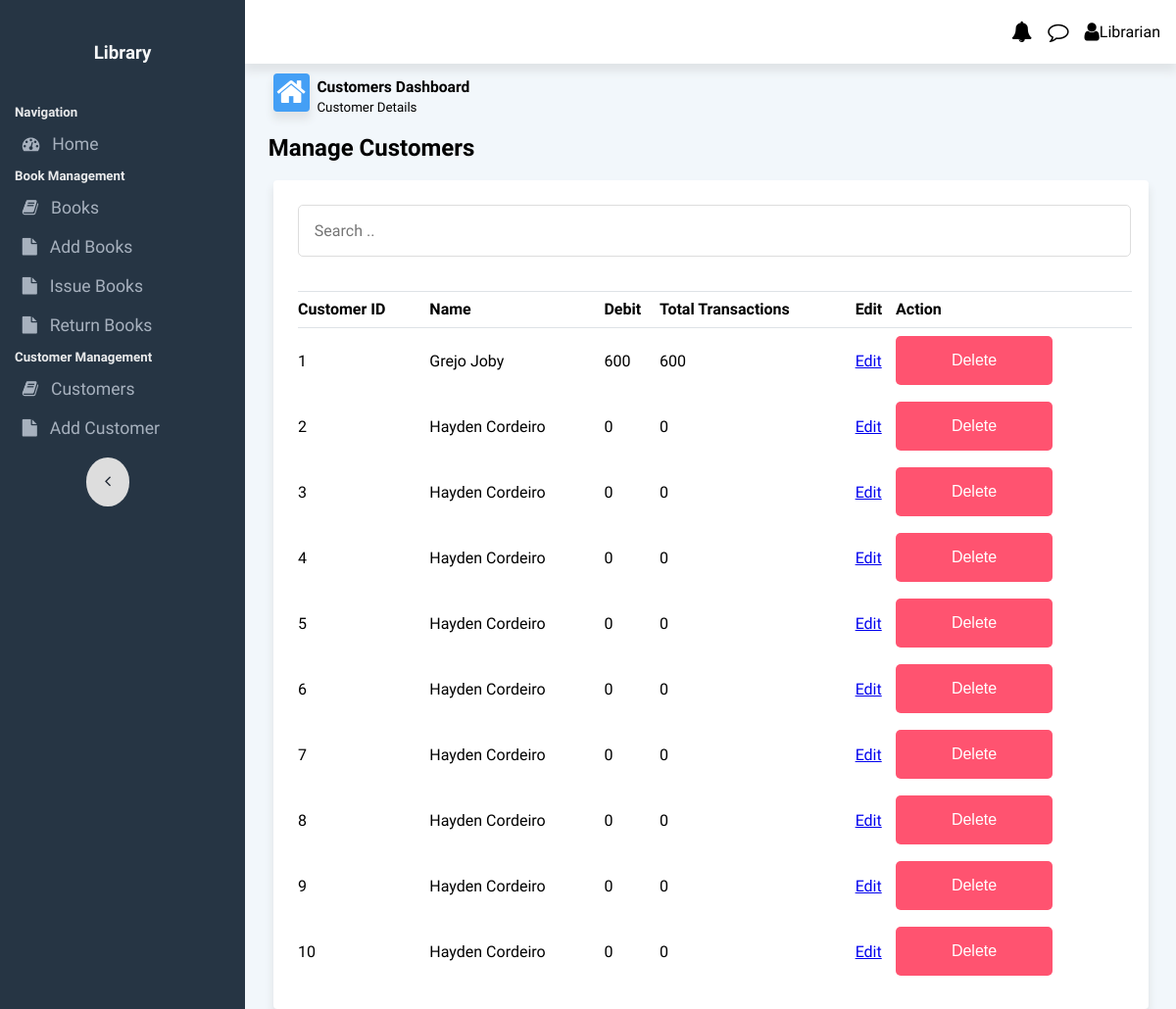
Page /customers on the committed database.
### app.py (models this page shows, shortened)
class Customer(db.Model):
    __tablename__ = 'customer'
    cust_id=db.Column(db.Integer, primary_key=True,autoincrement=True)
    name=db.Column(db.String(255), nullable=False)
    debt = db.Column(db.Integer, nullable=False, default=0)
    total_trans = db.Column(db.Integer, nullable=False, default=0)

### app.py (the view)
@app.route('/customers')
def customers():
    all_customers=Customer.query.all()
    return render_template('customers.html', all_customers=all_customers)

### templates/customers.html (shortened to what this page needs)
{% extends 'base.html' %}
{% block body %}
<div class="content-area">
    <div class="flexContainer" id="dashboardLineContainer">
        <div class="flex-40 dashboardLine">
            <i class="fa fa-home fa-2x" style="float: left;" id="homeIcon"></i>
            <div style="margin-bottom: 0;margin-top: 0;">
                <h3 style="margin-bottom: 0;margin-top: 2px;"><small>Customers Dashboard</small> </h3>
                <p style="margin-bottom: 0;margin-top: 0;"><small>Customer Details</small> </p>
            </div>
        </div>
    </div>
</div>
<h2 style="margin: 1% 2.5% 1% 2.5%;">Manage Customers</h2>
<div class="cardRow2 tablecard">
    <div style="display: flex;flex-wrap: wrap;" class="table_inside_row">
        <div style="flex:0 0 60%;flex-grow: 3;">
            <input type="text" id="search_box" placeholder="Search .." style="margin: 1%;width: 95%;">
        </div>
    </div>
    <table class="attendance_form_table">
        <thead>
            <tr style="text-align: left;">
                <th>Customer ID</th>
                <th>Name</th>
                <th>Debit</th>
                <th>Total Transactions</th>
                <th>Edit</th>
                <th>Action</th>
            </tr>
        </thead>
        <tbody id="attendance_form_table_data">
            {%for customer in all_customers %}
            <tr>
                <td>{{customer.cust_id}}</td>
                <td>{{customer.name}}</td>
                <td>{{customer.debt}}</td>
                <td>{{customer.total_trans}}</td>
                <td><a href="/customers/edit/{{customer.cust_id}}">Edit</a></td>
                <td><a href="customers/delete/{{customer.cust_id}}"><button class="dropbtn btn-danger">Delete</button></a></td>
            </tr>
            {%endfor%}
        </tbody>
    </table>
</div>
{% endblock %}

### static/css/style.css (style rules this page uses)
* { -webkit-tap-highlight-color: transparent; }
html { height: 100%; }
body { background-color: #f2f7fb; margin: 0; height: 100%; font-family: "Quicksand", sans-serif; -webkit-touch-callout: none; -webkit-user-select: none; -khtml-user-select: none; -moz-user-select: none; -ms-user-select: none; user-select: none; }
button { outline: none; }
.flexContainer { width: 100%; display: flex; flex-wrap: wrap; justify-content: center; align-content: center; }
#dashboardLineContainer { justify-content: flex-start; margin-left: 2%; }
.verticalFlexItem h1, h2, h3, h4, h5, h6 { margin: 2%; }
.flex-40 { flex: 0 0 40%; margin: 1%; }
#homeIcon { background-color: #449ff5; color: white; box-shadow: 0px 7px 9px 1px rgba(224, 228, 231, 1); border-radius: 0.25rem; margin-right: 2%; padding: 1%; }
.dashboardLine { margin: 1%; align-content: center; justify-content: left; justify-self: flex-start; }
.cardRow2 { grid-area: header; justify-content: space-between; align-items: center; margin-left: 3%; margin-right: 3%; margin-top: 2%; }
.cardRow2.tablecard { background-color: #ffff; box-shadow: 0px 7px 9px 1px rgba(224, 228, 231, 1); padding: 0.5rem; border-radius: 0.25rem; grid-area: header; justify-content: space-between; align-items: center; }
.cardRow2 { grid-area: main; padding-left: 3%; }
#attendanceTable th, td { text-align: left; padding: 8px; text-align: center; }
#attendanceTable2 th, td { text-align: left; padding: 8px; text-align: center; }
.attendance_form_table { border-top: 1px solid #dee2e6; margin: 2%; width: 97%; border-collapse: collapse; }
.attendance_form_table th, td { border-bottom: 1px solid #dee2e6; padding: 1% 0; }
.dropbtn { background-color: #4099ff; color: white; padding: 16px; font-size: 16px; border: none; cursor: pointer; border-radius: 5px; min-width: 160px; }
#search_box { width: 100%; font-family: "Quicksand", sans-serif; font-weight: 500; font-size: 16px; padding: 16px; border: 1px solid #ddd; background-color: rgba(0, 0, 0, 0); outline: none; border-radius: 5px; }
.btn-danger { background-color: #ff5370 !important; border-color: #ff5370 !important; }
.table_inside_row { display: flex; vertical-align: middle; }
.table_inside_row > div { margin: 1%; }
#addTeacherTable th, td { text-align: left; padding: 1% 0; border: none; }

### rows in the picture
Customer: cust_id "1", name "Grejo Joby", debt "600", total_trans "600"
Customer: cust_id "2", name "Hayden Cordeiro", debt "0", total_trans "0"
Customer: cust_id "3", name "Hayden Cordeiro", debt "0", total_trans "0"
Customer: cust_id "4", name "Hayden Cordeiro", debt "0", total_trans "0"
Customer: cust_id "5", name "Hayden Cordeiro", debt "0", total_trans "0"
Customer: cust_id "6", name "Hayden Cordeiro", debt "0", total_trans "0"
Customer: cust_id "7", name "Hayden Cordeiro", debt "0", total_trans "0"
Customer: cust_id "8", name "Hayden Cordeiro", debt "0", total_trans "0"
Customer: cust_id "9", name "Hayden Cordeiro", debt "0", total_trans "0"
Customer: cust_id "10", name "Hayden Cordeiro", debt "0", total_trans "0"
